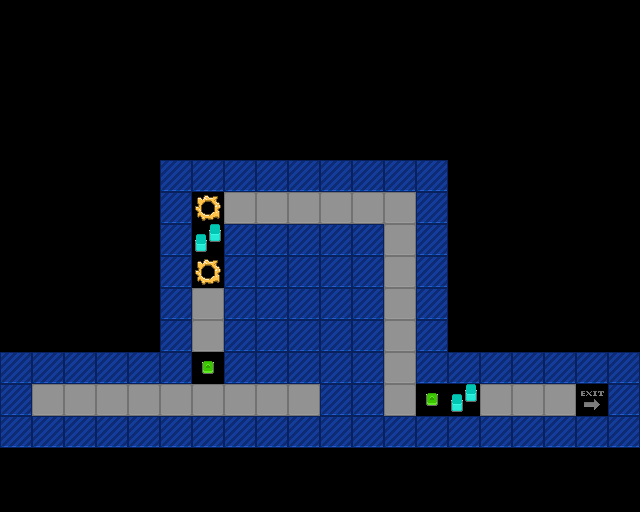

A level layout from a 2D game, rendered from its tile map. Below: a short description, then the map file with its tile-grid data intact:
An orthogonal 20x16 tile map with 32x32 px tiles, 1 tile layer (Tile Layer 1).

<map version="1.5" tiledversion="1.7.0" orientation="orthogonal" renderorder="right-down" width="20" height="16" tilewidth="32" tileheight="32" infinite="0" nextlayerid="2" nextobjectid="1">
 <editorsettings>
  <export target="level3.csv" format="csv" />
 </editorsettings>
 <tileset firstgid="1" source="project-mjolnir.tsx" />
 <layer id="1" name="Tile Layer 1" width="20" height="16">
  <data encoding="csv">
0,0,0,0,0,0,0,0,0,0,0,0,0,0,0,0,0,0,0,0,
0,0,0,0,0,0,0,0,0,0,0,0,0,0,0,0,0,0,0,0,
0,0,0,0,0,0,0,0,0,0,0,0,0,0,0,0,0,0,0,0,
0,0,0,0,0,0,0,0,0,0,0,0,0,0,0,0,0,0,0,0,
0,0,0,0,0,0,0,0,0,0,0,0,0,0,0,0,0,0,0,0,
0,0,0,0,0,4,4,4,4,4,4,4,4,4,0,0,0,0,0,0,
0,0,0,0,0,4,2,3,3,3,3,3,3,4,0,0,0,0,0,0,
0,0,0,0,0,4,6,4,4,4,4,4,3,4,0,0,0,0,0,0,
0,0,0,0,0,4,2,4,4,4,4,4,3,4,0,0,0,0,0,0,
0,0,0,0,0,4,3,4,4,4,4,4,3,4,0,0,0,0,0,0,
0,0,0,0,0,4,3,4,4,4,4,4,3,4,0,0,0,0,0,0,
4,4,4,4,4,4,5,4,4,4,4,4,3,4,4,4,4,4,4,4,
4,3,3,3,3,3,3,3,3,3,4,4,3,5,6,3,3,3,8,4,
4,4,4,4,4,4,4,4,4,4,4,4,4,4,4,4,4,4,4,4,
0,0,0,0,0,0,0,0,0,0,0,0,0,0,0,0,0,0,0,0,
0,0,0,0,0,0,0,0,0,0,0,0,0,0,0,0,0,0,0,0
</data>
 </layer>
</map>